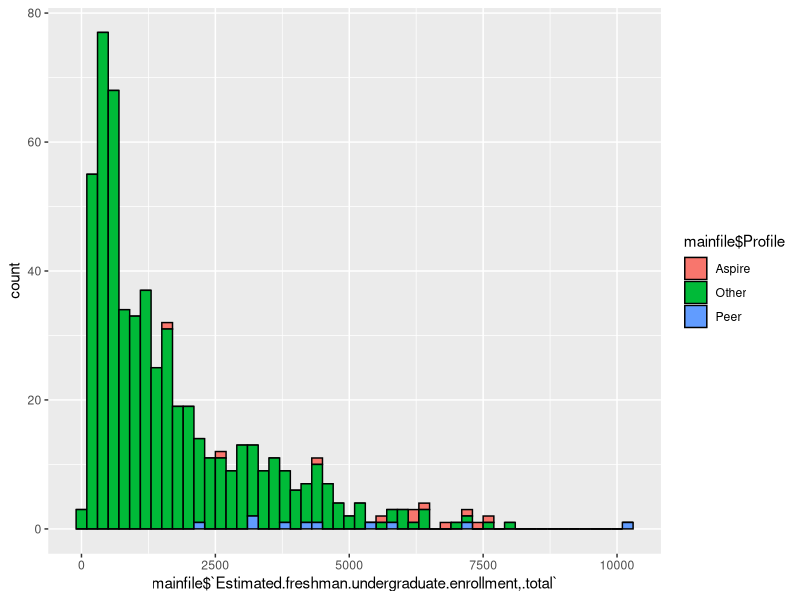
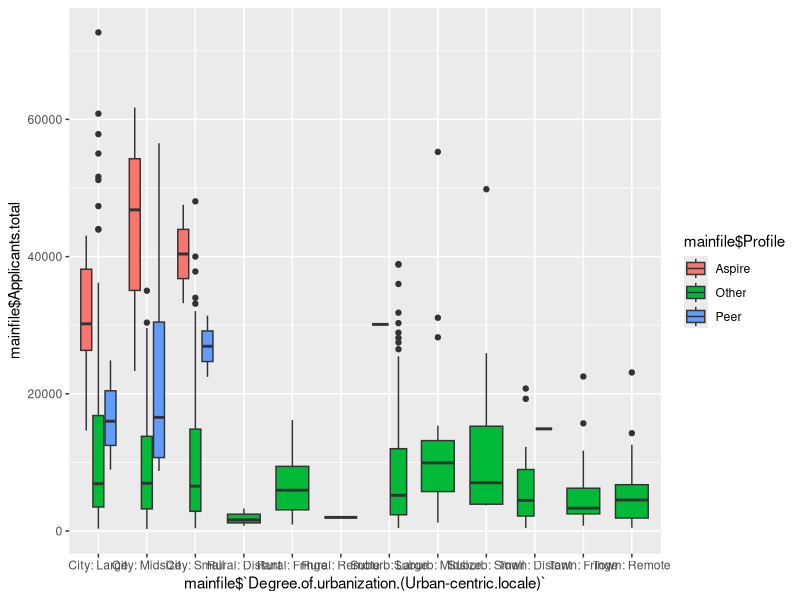
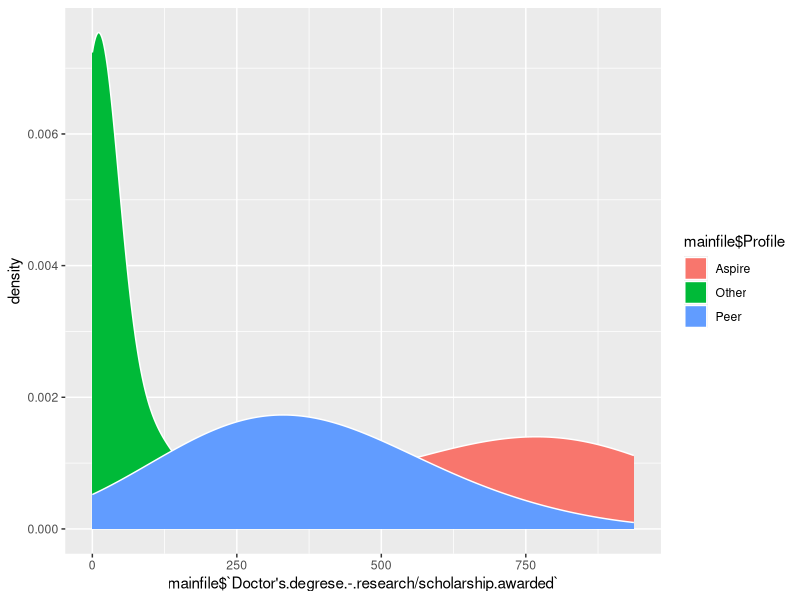
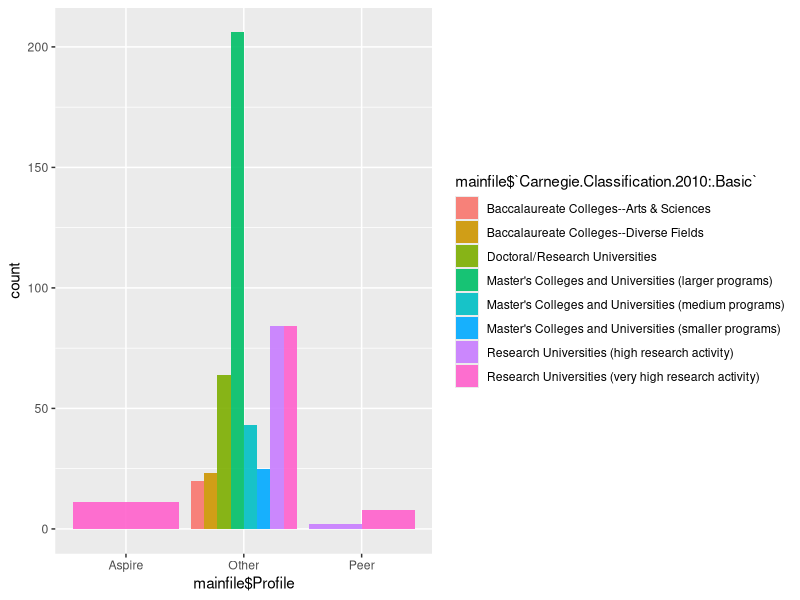

Here is the R script that generated these plots, in order:
## ---- chunk 1

### Loading crucial packages 
library(ggplot2)
#install.packages("openxlsx")
library(openxlsx)

### reading the Data file IPEDS_data 
mainfile <- read.xlsx("IPEDS_data.xlsx")


############# Plot 1 : Histogram###########3
## Attribute used - Estimated Freshmen UG Enrollment 

ggplot(mainfile, aes(mainfile$`Estimated.freshman.undergraduate.enrollment,.total`,
                     fill = mainfile$Profile)) + geom_histogram(bins = 30, binwidth = 200,color = 'black')


## ---- chunk 2
########### Plot 2: Boxplot ##########
## Attribute used: Degree of Urbanization v/s Total Applicants w.r.t Profile
ggplot() + 
  geom_boxplot(aes(x = mainfile$`Degree.of.urbanization.(Urban-centric.locale)`, 
                   y = mainfile$Applicants.total, fill = mainfile$Profile))


## ---- chunk 3
########### Plot 3: Density Plot(Grouped) ##########
## Attribute used: Doctor's degrese.-.research/scholarship.awarded 

ggplot() + geom_density(aes(x = mainfile$`Doctor's.degrese.-.research/scholarship.awarded`, group = mainfile$Profile, fill = mainfile$Profile), adjust = 2, color = 'white')


## ---- chunk 4

########### Plot 4: Bar Chart ##########
## Attribute used: Carnegie.Classification.2010:.Basic w.r.t Profile 

ggplot() + geom_bar(aes(x = mainfile$Profile,
                        fill = mainfile$`Carnegie.Classification.2010:.Basic`) ,
        position = "dodge", alpha = 0.9)

